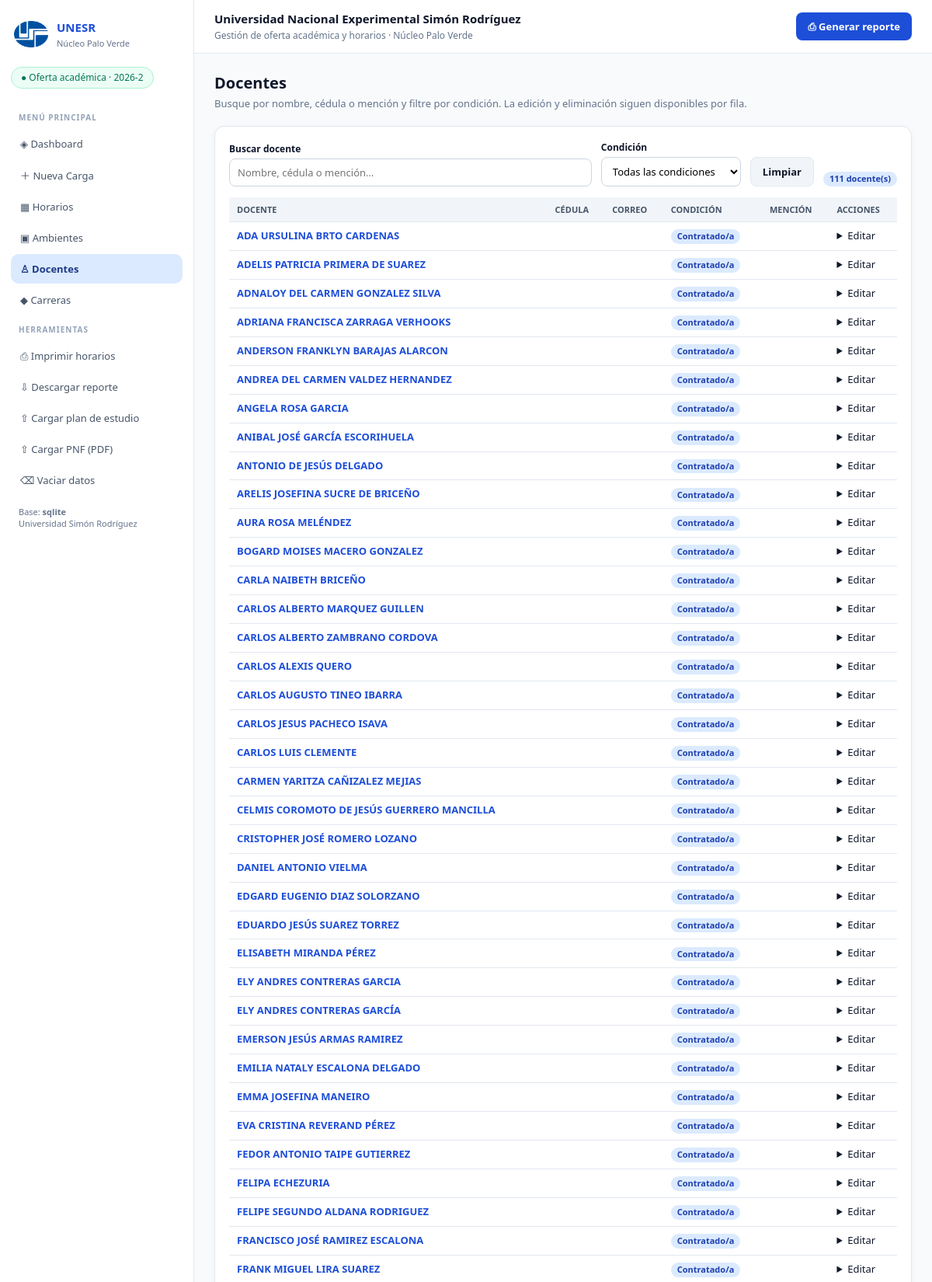
Page /docentes (upper part) on the committed database.
### tables this page shows
CREATE TABLE profesores (
        id INTEGER PRIMARY KEY AUTOINCREMENT,
        nombre TEXT NOT NULL UNIQUE,
        cedula TEXT DEFAULT '',
        email TEXT DEFAULT ''
    , condicion TEXT DEFAULT 'Contratado/a', mencion TEXT DEFAULT '');

### app/web.py (the view, shortened to what this page needs)
@app.route("/docentes", methods=["GET", "POST"])
def docentes():
    profesores = queries.profesores()
    condiciones = sorted(
        set(constantes.CONDICIONES_DOCENTE)
        | {(p["condicion"] or "").strip() for p in profesores if (p["condicion"] or "").strip()},
        key=lambda s: (s.casefold(), s))
    return render_template("docentes.html", profesores=profesores, condiciones=condiciones)

### app/db.py (called while the page is built)
def _env() -> Dict[str, str]:
    rutas = [ROOT / ".env"]
    if EMPACETADO:
        rutas += [Path(sys.executable).resolve().parent / ".env",
                  base_escritura / ".env"]
    result: Dict[str, str] = {}
    for path in rutas:
        if not path.exists():
            continue
        for line in path.read_text(encoding="utf-8").splitlines():
            line = line.strip()
            if line and not line.startswith("#") and "=" in line:
                k, v = line.split("=", 1)
                result[k.strip()] = v.strip().strip('"').strip("'")
    return result

def configuracion() -> Dict[str, str]:
    cfg = _env()
    for key in ("SUPABASE_URL", "SUPABASE_KEY", "DB_BACKEND", "DATABASE_PATH", "FLASK_SECRET_KEY"):
        if os.environ.get(key):
            cfg[key] = os.environ[key]
    return cfg

def backend_activo() -> str:
    cfg = configuracion()
    mode = cfg.get("DB_BACKEND", "auto").lower()
    if mode == "sqlite":
        return "sqlite"
    if cfg.get("SUPABASE_URL") and cfg.get("SUPABASE_KEY"):
        return "supabase" if mode in ("auto", "supabase") else "sqlite"
    return "sqlite"

def _sqlite_conn() -> sqlite3.Connection:
    conn = sqlite3.connect(DB_PATH, timeout=30, check_same_thread=False)
    conn.row_factory = sqlite3.Row
    conn.execute("PRAGMA foreign_keys=ON")
    conn.execute("PRAGMA journal_mode=WAL")
    return conn

def _sqlite_query(sql: str, params: Sequence = ()) -> List[Dict]:
    conn = _sqlite_conn()
    try:
        return [dict(r) for r in conn.execute(sql, tuple(params)).fetchall()]
    finally:
        conn.close()

def _sqlite_executescript(sql: str) -> None:
    conn = _sqlite_conn()
    try:
        conn.executescript(sql)
        conn.commit()
    finally:
        conn.close()

def query(sql: str, params: Sequence = ()) -> List[Dict[str, Any]]:
    if backend_activo() == "sqlite":
        return _sqlite_query(sql, params)
    try:
        return _rest_query(sql, params)
    except DatabaseError:
        conn = _supabase_mem_conn()
        return [dict(r) for r in conn.execute(sql, tuple(params)).fetchall()]

### app/queries.py (called while the page is built)
def profesores() -> List[Dict]:
    return db.query("SELECT id,nombre,cedula,email,condicion,mencion FROM profesores ORDER BY nombre")

### app/web.py (called while the page is built)
@app.before_request
def _init():
    db.init_db()

### app/templates/docentes.html (shortened to what this page needs)
{% extends "base.html" %}{% block content %}
<h2>Docentes</h2>
<p class="sub">Busque por nombre, cédula o mención y filtre por condición. La edición y eliminación siguen disponibles por fila.</p>
<div class="card">
  <div class="row filtros" role="search">
    <div style="flex:2;min-width:240px">
      <label for="buscar-docente">Buscar docente</label>
      <input id="buscar-docente" type="search" placeholder="Nombre, cédula o mención…" style="width:100%" autocomplete="off"
             aria-label="Buscar docente por nombre, cédula o mención">
    </div>
    <div style="min-width:180px">
      <label for="filtro-condicion">Condición</label>
      <select id="filtro-condicion" style="width:100%" aria-label="Filtrar por condición">
        <option value="">Todas las condiciones</option>
      </select>
    </div>
    <div><button type="button" class="btn btn-light" id="limpiar-filtros">Limpiar</button></div>
    <div><span class="badge" id="contador-docentes" aria-live="polite">{{ profesores|length }} docente(s)</span></div>
  </div>
  <div style="overflow-x:auto">
  <table id="tabla-docentes">
    <thead><tr><th>Docente</th><th>Cédula</th><th>Correo</th><th>Condición</th><th>Mención</th><th>Acciones</th></tr></thead>
    <tbody>
    {% for p in profesores %}
    <tr class="fila-docente" data-busqueda="{{ (p.nombre ~ ' ' ~ (p.cedula or '') ~ ' ' ~ (p.mencion or ''))|lower }}"
        data-condicion="{{ p.condicion or '' }}">
      <td><a href="/docente/{{ p.id }}"><b>{{ p.nombre }}</b></a></td><td>{{ p.cedula }}</td><td>{{ p.email }}</td>
      <td><span class="badge">{{ p.condicion }}</span></td><td>{{ p.mencion }}</td>
      <td><details><summary style="cursor:pointer">Editar</summary>
      </details></td>
    </tr>
    {% endfor %}
    </tbody>
  </table>
  </div>
</div>
{% endblock %}

### app/templates/base.html (style rules this page uses)
:root { --primary:#1d4ed8;--dark:#0f172a;--accent:#6d28d9;--bg:#f8fafc;--border:#e2e8f0;--muted:#64748b;--ok:#059669 }
* { box-sizing:border-box }
body { margin:0;background:var(--bg);color:var(--dark);font-family:'Segoe UI',system-ui,sans-serif;font-size:14px }
a { color:var(--primary);text-decoration:none }
h2 { font-size:20px;margin:0 0 4px }
.sub { color:var(--muted);margin:0 0 20px;font-size:13px }
.card { background:#fff;border:1px solid var(--border);border-radius:13px;padding:18px;margin-bottom:18px;box-shadow:0 2px 8px rgba(15,23,42,.04) }
.row { display:flex;gap:12px;flex-wrap:wrap;align-items:flex-end;margin-bottom:14px }
label { display:block;font-size:12px;font-weight:600;margin-bottom:4px }
input,select,textarea { border:1px solid #cbd5e1;border-radius:8px;padding:8px 10px;font:inherit;font-size:13px;background:#fff }
.btn { border:0;border-radius:8px;padding:9px 15px;font:inherit;font-size:13px;font-weight:600;cursor:pointer;display:inline-flex;gap:7px;align-items:center }
.btn-light { background:#f1f5f9;color:#0f172a;border:1px solid var(--border) }
table { width:100%;border-collapse:collapse;font-size:13px }
th,td { padding:8px 10px;border-bottom:1px solid var(--border);text-align:left;vertical-align:top }
th { background:#f1f5f9;font-size:11px;text-transform:uppercase;color:#475569 }
.badge { display:inline-block;vertical-align:middle;max-width:100%;background:#dbeafe;color:#1e40af;border-radius:99px;padding:2px 8px;font-size:11px;font-weight:600;line-height:1.35;white-space:nowrap;overflow:hidden;text-overflow:ellipsis }
.filtros { align-items:flex-end }

### rows in the picture
profesores: nombre "ADA URSULINA BRTO CARDENAS", condicion "Contratado/a"
profesores: nombre "ADELIS PATRICIA PRIMERA DE SUAREZ", condicion "Contratado/a"
profesores: nombre "ADNALOY DEL CARMEN GONZALEZ SILVA", condicion "Contratado/a"
profesores: nombre "ADRIANA FRANCISCA ZARRAGA VERHOOKS", condicion "Contratado/a"
profesores: nombre "ANDERSON FRANKLYN BARAJAS ALARCON", condicion "Contratado/a"
profesores: nombre "ANDREA DEL CARMEN VALDEZ HERNANDEZ", condicion "Contratado/a"
profesores: nombre "ANGELA ROSA GARCIA", condicion "Contratado/a"
profesores: nombre "ANIBAL JOSÉ GARCÍA ESCORIHUELA", condicion "Contratado/a"
profesores: nombre "ANTONIO DE JESÚS DELGADO", condicion "Contratado/a"
profesores: nombre "ARELIS JOSEFINA SUCRE DE BRICEÑO", condicion "Contratado/a"
profesores: nombre "AURA ROSA MELÉNDEZ", condicion "Contratado/a"
profesores: nombre "BOGARD MOISES MACERO GONZALEZ", condicion "Contratado/a"
profesores: nombre "CARLA NAIBETH BRICEÑO", condicion "Contratado/a"
profesores: nombre "CARLOS ALBERTO MARQUEZ GUILLEN", condicion "Contratado/a"
profesores: nombre "CARLOS ALBERTO ZAMBRANO CORDOVA", condicion "Contratado/a"
profesores: nombre "CARLOS ALEXIS QUERO", condicion "Contratado/a"
profesores: nombre "CARLOS AUGUSTO TINEO IBARRA", condicion "Contratado/a"
profesores: nombre "CARLOS JESUS PACHECO ISAVA", condicion "Contratado/a"
profesores: nombre "CARLOS LUIS CLEMENTE", condicion "Contratado/a"
profesores: nombre "CARMEN YARITZA CAÑIZALEZ MEJIAS", condicion "Contratado/a"
profesores: nombre "CELMIS COROMOTO DE JESÚS GUERRERO MANCILLA", condicion "Contratado/a"
profesores: nombre "CRISTOPHER JOSÉ ROMERO LOZANO", condicion "Contratado/a"
profesores: nombre "DANIEL ANTONIO VIELMA", condicion "Contratado/a"
profesores: nombre "EDGARD EUGENIO DIAZ SOLORZANO", condicion "Contratado/a"
profesores: nombre "EDUARDO JESÚS SUAREZ TORREZ", condicion "Contratado/a"
profesores: nombre "ELISABETH MIRANDA PÉREZ", condicion "Contratado/a"
profesores: nombre "ELY ANDRES CONTRERAS GARCIA", condicion "Contratado/a"
profesores: nombre "ELY ANDRES CONTRERAS GARCÍA", condicion "Contratado/a"
profesores: nombre "EMERSON JESÚS ARMAS RAMIREZ", condicion "Contratado/a"
profesores: nombre "EMILIA NATALY ESCALONA DELGADO", condicion "Contratado/a"
profesores: nombre "EMMA JOSEFINA MANEIRO", condicion "Contratado/a"
profesores: nombre "EVA CRISTINA REVERAND PÉREZ", condicion "Contratado/a"
profesores: nombre "FEDOR ANTONIO TAIPE GUTIERREZ", condicion "Contratado/a"
profesores: nombre "FELIPA ECHEZURIA", condicion "Contratado/a"
profesores: nombre "FELIPE SEGUNDO ALDANA RODRIGUEZ", condicion "Contratado/a"
profesores: nombre "FRANCISCO JOSÉ RAMIREZ ESCALONA", condicion "Contratado/a"
profesores: nombre "FRANK MIGUEL LIRA SUAREZ", condicion "Contratado/a"

### other values in the picture
{{ backend }} "sqlite"
{{ profesores|length }} "111"
